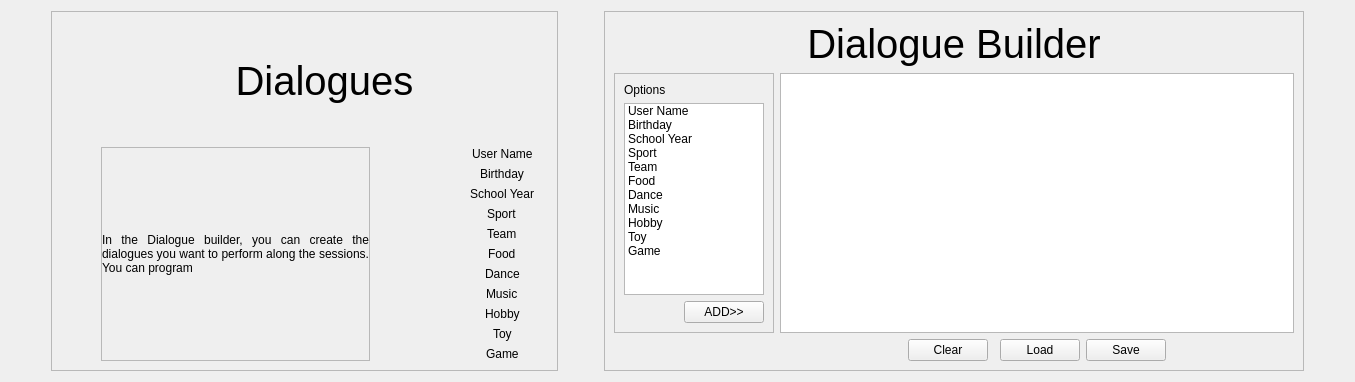
          <widget class="QWidget" name="tab_6">
           <attribute name="title">
            <string>Dialogue Files</string>
           </attribute>
           <layout class="QGridLayout" name="gridLayout_15">
            <item row="0" column="1" rowspan="2">
             <widget class="QFrame" name="frame_11">
              <property name="minimumSize">
               <size>
                <width>500</width>
                <height>0</height>
               </size>
              </property>
              <property name="frameShape">
               <enum>QFrame::StyledPanel</enum>
              </property>
              <property name="frameShadow">
               <enum>QFrame::Raised</enum>
              </property>
              <layout class="QGridLayout" name="gridLayout_16">
               <item row="1" column="5">
                <layout class="QFormLayout" name="formLayout_4">
                 <property name="fieldGrowthPolicy">
                  <enum>QFormLayout::AllNonFixedFieldsGrow</enum>
                 </property>
                 <property name="labelAlignment">
                  <set>Qt::AlignCenter</set>
                 </property>
                 <property name="formAlignment">
                  <set>Qt::AlignHCenter|Qt::AlignTop</set>
                 </property>
                 <item row="0" column="0">
                  <widget class="QLabel" name="label_168">
                   <property name="text">
                    <string>User Name</string>
                   </property>
                  </widget>
                 </item>
                 <item row="0" column="1">
                  <widget class="QLabel" name="label_169">
                   <property name="text">
                    <string>&lt;name&gt;</string>
                   </property>
                  </widget>
                 </item>
                 <item row="1" column="0">
                  <widget class="QLabel" name="label_170">
                   <property name="text">
                    <string>Birthday</string>
                   </property>
                  </widget>
                 </item>
                 <item row="2" column="0">
                  <widget class="QLabel" name="label_195">
                   <property name="text">
                    <string>School Year</string>
                   </property>
                  </widget>
                 </item>
                 <item row="3" column="0">
                  <widget class="QLabel" name="label_196">
                   <property name="text">
                    <string>Sport</string>
                   </property>
                  </widget>
                 </item>
                 <item row="4" column="0">
                  <widget class="QLabel" name="label_206">
                   <property name="text">
                    <string>Team</string>
                   </property>
                  </widget>
                 </item>
                 <item row="5" column="0">
                  <widget class="QLabel" name="label_210">
                   <property name="text">
                    <string>Food</string>
                   </property>
                  </widget>
                 </item>
                 <item row="6" column="0">
                  <widget class="QLabel" name="label_214">
                   <property name="text">
                    <string>Dance</string>
                   </property>
                  </widget>
                 </item>
                 <item row="7" column="0">
                  <widget class="QLabel" name="label_215">
                   <property name="text">
                    <string>Music</string>
                   </property>
                  </widget>
                 </item>
                 <item row="8" column="0">
                  <widget class="QLabel" name="label_216">
                   <property name="text">
                    <string>Hobby</string>
                   </property>
                  </widget>
                 </item>
                 <item row="9" column="0">
                  <widget class="QLabel" name="label_217">
                   <property name="text">
                    <string>Toy</string>
                   </property>
                  </widget>
                 </item>
                 <item row="10" column="0">
                  <widget class="QLabel" name="label_218">
                   <property name="text">
                    <string>Game</string>
                   </property>
                  </widget>
                 </item>
                 <item row="1" column="1">
                  <widget class="QLabel" name="label_219">
                   <property name="text">
                    <string>&lt;bday&gt;</string>
                   </property>
                  </widget>
                 </item>
                 <item row="2" column="1">
                  <widget class="QLabel" name="label_220">
                   <property name="text">
                    <string>&lt;school&gt;</string>
                   </property>
                  </widget>
                 </item>
                 <item row="3" column="1">
                  <widget class="QLabel" name="label_221">
                   <property name="text">
                    <string>&lt;sport&gt;</string>
                   </property>
                  </widget>
                 </item>
                 <item row="4" column="1">
                  <widget class="QLabel" name="label_222">
                   <property name="text">
                    <string>&lt;team&gt;</string>
                   </property>
                  </widget>
                 </item>
                 <item row="5" column="1">
                  <widget class="QLabel" name="label_223">
                   <property name="text">
                    <string>&lt;food&gt;</string>
                   </property>
                  </widget>
                 </item>
                 <item row="6" column="1">
                  <widget class="QLabel" name="label_224">
                   <property name="text">
                    <string>&lt;dance&gt;</string>
                   </property>
                  </widget>
                 </item>
                 <item row="7" column="1">
                  <widget class="QLabel" name="label_225">
                   <property name="text">
                    <string>&lt;music&gt;</string>
                   </property>
                  </widget>
                 </item>
                 <item row="8" column="1">
                  <widget class="QLabel" name="label_226">
                   <property name="text">
                    <string>&lt;hobby&gt;</string>
                   </property>
                  </widget>
                 </item>
                 <item row="9" column="1">
                  <widget class="QLabel" name="label_232">
                   <property name="text">
                    <string>&lt;toy&gt;</string>
                   </property>
                  </widget>
                 </item>
                 <item row="10" column="1">
                  <widget class="QLabel" name="label_234">
                   <property name="text">
                    <string>&lt;game&gt;</string>
                   </property>
                  </widget>
                 </item>
                </layout>
               </item>
               <item row="1" column="4">
                <spacer name="horizontalSpacer_64">
                 <property name="orientation">
                  <enum>Qt::Horizontal</enum>
                 </property>
                 <property name="sizeHint" stdset="0">
                  <size>
                   <width>40</width>
                   <height>20</height>
                  </size>
                 </property>
                </spacer>
               </item>
               <item row="0" column="2" colspan="4">
                <widget class="QLabel" name="label_33">
                 <property name="font">
                  <font>
                   <family>Ubuntu</family>
                   <pointsize>30</pointsize>
                  </font>
                 </property>
                 <property name="text">
                  <string>Dialogues</string>
                 </property>
                 <property name="alignment">
                  <set>Qt::AlignCenter</set>
                 </property>
                </widget>
               </item>
               <item row="1" column="2" colspan="2">
                <widget class="QLabel" name="label_167">
                 <property name="frameShape">
                  <enum>QFrame::StyledPanel</enum>
                 </property>
                 <property name="text">
                  <string>In the Dialogue builder, you can create the dialogues you want to perform along the sessions. You can program </string>
                 </property>
                 <property name="alignment">
                  <set>Qt::AlignJustify|Qt::AlignVCenter</set>
                 </property>
                 <property name="wordWrap">
                  <bool>true</bool>
                 </property>
                </widget>
               </item>
               <item row="1" column="1">
                <spacer name="horizontalSpacer_63">
                 <property name="orientation">
                  <enum>Qt::Horizontal</enum>
                 </property>
                 <property name="sizeHint" stdset="0">
                  <size>
                   <width>40</width>
                   <height>20</height>
                  </size>
                 </property>
                </spacer>
               </item>
              </layout>
             </widget>
            </item>
            <item row="0" column="3" rowspan="2">
             <widget class="QFrame" name="frame_12">
              <property name="minimumSize">
               <size>
                <width>700</width>
                <height>0</height>
               </size>
              </property>
              <property name="frameShape">
               <enum>QFrame::StyledPanel</enum>
              </property>
              <property name="frameShadow">
               <enum>QFrame::Raised</enum>
              </property>
              <layout class="QGridLayout" name="gridLayout_17">
               <item row="2" column="4">
                <widget class="QPushButton" name="diag_builder_load_button">
                 <property name="text">
                  <string>Load</string>
                 </property>
                </widget>
               </item>
               <item row="2" column="1">
                <spacer name="horizontalSpacer_47">
                 <property name="orientation">
                  <enum>Qt::Horizontal</enum>
                 </property>
                 <property name="sizeHint" stdset="0">
                  <size>
                   <width>40</width>
                   <height>20</height>
                  </size>
                 </property>
                </spacer>
               </item>
               <item row="2" column="6">
                <spacer name="horizontalSpacer_50">
                 <property name="orientation">
                  <enum>Qt::Horizontal</enum>
                 </property>
                 <property name="sizeHint" stdset="0">
                  <size>
                   <width>40</width>
                   <height>20</height>
                  </size>
                 </property>
                </spacer>
               </item>
               <item row="1" column="1" colspan="6">
                <widget class="QTextEdit" name="diag_builder_textEdit"/>
               </item>
               <item row="1" column="0">
                <widget class="QFrame" name="frame_50">
                 <property name="maximumSize">
                  <size>
                   <width>160</width>
                   <height>16777215</height>
                  </size>
                 </property>
                 <property name="frameShape">
                  <enum>QFrame::StyledPanel</enum>
                 </property>
                 <property name="frameShadow">
                  <enum>QFrame::Raised</enum>
                 </property>
                 <layout class="QGridLayout" name="gridLayout_86">
                  <item row="2" column="1">
                   <widget class="QPushButton" name="diag_tag_button">
                    <property name="text">
                     <string>ADD&gt;&gt;</string>
                    </property>
                   </widget>
                  </item>
                  <item row="2" column="0">
                   <spacer name="horizontalSpacer_62">
                    <property name="orientation">
                     <enum>Qt::Horizontal</enum>
                    </property>
                    <property name="sizeHint" stdset="0">
                     <size>
                      <width>40</width>
                      <height>20</height>
                     </size>
                    </property>
                   </spacer>
                  </item>
                  <item row="1" column="0" colspan="2">
                   <widget class="QListWidget" name="diag_tag_list">
                    <property name="maximumSize">
                     <size>
                      <width>150</width>
                      <height>16777215</height>
                     </size>
                    </property>
                    <property name="frameShadow">
                     <enum>QFrame::Raised</enum>
                    </property>
                    <item>
                     <property name="text">
                      <string>User Name</string>
                     </property>
                    </item>
                    <item>
                     <property name="text">
                      <string>Birthday</string>
                     </property>
                    </item>
                    <item>
                     <property name="text">
                      <string>School Year</string>
                     </property>
                    </item>
                    <item>
                     <property name="text">
                      <string>Sport</string>
                     </property>
                    </item>
                    <item>
                     <property name="text">
                      <string>Team</string>
                     </property>
                    </item>
                    <item>
                     <property name="text">
                      <string>Food</string>
                     </property>
                    </item>
                    <item>
                     <property name="text">
                      <string>Dance</string>
                     </property>
                    </item>
                    <item>
                     <property name="text">
                      <string>Music</string>
                     </property>
                    </item>
                    <item>
                     <property name="text">
                      <string>Hobby</string>
                     </property>
                    </item>
                    <item>
                     <property name="text">
                      <string>Toy</string>
                     </property>
                    </item>
                    <item>
                     <property name="text">
                      <string>Game</string>
                     </property>
                    </item>
                   </widget>
                  </item>
                  <item row="0" column="0" colspan="2">
                   <widget class="QLabel" name="label_158">
                    <property name="text">
                     <string>Options</string>
                    </property>
                   </widget>
                  </item>
                 </layout>
                </widget>
               </item>
               <item row="0" column="0" colspan="7">
                <widget class="QLabel" name="label_35">
                 <property name="font">
                  <font>
                   <family>Ubuntu</family>
                   <pointsize>30</pointsize>
                  </font>
                 </property>
                 <property name="text">
                  <string>Dialogue Builder</string>
                 </property>
                 <property name="alignment">
                  <set>Qt::AlignCenter</set>
                 </property>
                </widget>
               </item>
               <item row="2" column="2">
                <widget class="QPushButton" name="diag_builder_clear_button">
                 <property name="text">
                  <string>Clear</string>
                 </property>
                </widget>
               </item>
               <item row="2" column="5">
                <widget class="QPushButton" name="diag_builder_save_button">
                 <property name="text">
                  <string>Save</string>
                 </property>
                </widget>
               </item>
              </layout>
             </widget>
            </item>
            <item row="0" column="2">
             <spacer name="horizontalSpacer_51">
              <property name="orientation">
               <enum>Qt::Horizontal</enum>
              </property>
              <property name="sizeHint" stdset="0">
               <size>
                <width>40</width>
                <height>20</height>
               </size>
              </property>
             </spacer>
            </item>
            <item row="0" column="5">
             <spacer name="horizontalSpacer_53">
              <property name="orientation">
               <enum>Qt::Horizontal</enum>
              </property>
              <property name="sizeHint" stdset="0">
               <size>
                <width>40</width>
                <height>20</height>
               </size>
              </property>
             </spacer>
            </item>
            <item row="0" column="0">
             <spacer name="horizontalSpacer_49">
              <property name="orientation">
               <enum>Qt::Horizontal</enum>
              </property>
              <property name="sizeHint" stdset="0">
               <size>
                <width>40</width>
                <height>20</height>
               </size>
              </property>
             </spacer>
            </item>
           </layout>
          </widget>
